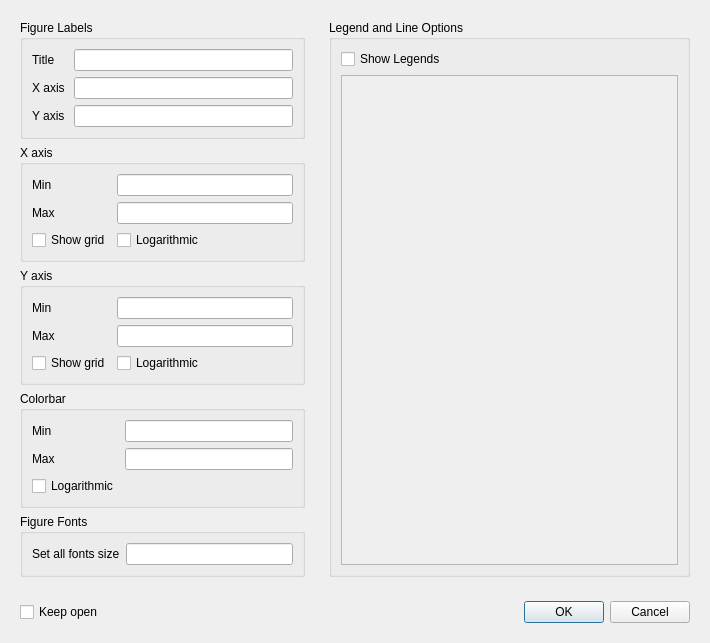
<?xml version="1.0" encoding="UTF-8"?>
<ui version="4.0">
 <class>Dialog</class>
 <widget class="QDialog" name="Dialog">
  <property name="geometry">
   <rect>
    <x>0</x>
    <y>0</y>
    <width>710</width>
    <height>501</height>
   </rect>
  </property>
  <property name="sizePolicy">
   <sizepolicy hsizetype="Preferred" vsizetype="Preferred">
    <horstretch>0</horstretch>
    <verstretch>0</verstretch>
   </sizepolicy>
  </property>
  <property name="windowTitle">
   <string>Plot Options</string>
  </property>
  <layout class="QGridLayout" name="gridLayout_3">
   <item row="0" column="0">
    <widget class="QWidget" name="axis_options" native="true">
     <property name="sizePolicy">
      <sizepolicy hsizetype="Expanding" vsizetype="Expanding">
       <horstretch>4</horstretch>
       <verstretch>1</verstretch>
      </sizepolicy>
     </property>
     <property name="minimumSize">
      <size>
       <width>0</width>
       <height>0</height>
      </size>
     </property>
     <layout class="QVBoxLayout" name="verticalLayout">
      <item>
       <widget class="QGroupBox" name="groupBox">
        <property name="title">
         <string>Figure Labels</string>
        </property>
        <layout class="QGridLayout" name="gridLayout_5">
         <item row="1" column="1">
          <widget class="QLineEdit" name="lneFigureTitle">
           <property name="layoutDirection">
            <enum>Qt::LeftToRight</enum>
           </property>
          </widget>
         </item>
         <item row="2" column="1">
          <widget class="QLineEdit" name="lneXAxisLabel"/>
         </item>
         <item row="5" column="1">
          <widget class="QLineEdit" name="lneYAxisLabel"/>
         </item>
         <item row="1" column="0">
          <widget class="QLabel" name="label">
           <property name="text">
            <string>Title</string>
           </property>
          </widget>
         </item>
         <item row="2" column="0">
          <widget class="QLabel" name="label_3">
           <property name="text">
            <string>X axis </string>
           </property>
          </widget>
         </item>
         <item row="5" column="0">
          <widget class="QLabel" name="label_2">
           <property name="text">
            <string>Y axis</string>
           </property>
          </widget>
         </item>
        </layout>
       </widget>
      </item>
      <item>
       <widget class="QGroupBox" name="groupBox_2">
        <property name="title">
         <string>X axis</string>
        </property>
        <layout class="QGridLayout" name="gridLayout">
         <item row="0" column="0">
          <widget class="QLabel" name="label_4">
           <property name="text">
            <string>Min</string>
           </property>
          </widget>
         </item>
         <item row="0" column="1">
          <widget class="QLineEdit" name="lneXMin">
           <property name="maximumSize">
            <size>
             <width>16777215</width>
             <height>16777215</height>
            </size>
           </property>
          </widget>
         </item>
         <item row="1" column="0">
          <widget class="QLabel" name="label_5">
           <property name="text">
            <string>Max</string>
           </property>
          </widget>
         </item>
         <item row="1" column="1">
          <widget class="QLineEdit" name="lneXMax">
           <property name="maximumSize">
            <size>
             <width>16777215</width>
             <height>16777215</height>
            </size>
           </property>
          </widget>
         </item>
         <item row="2" column="0">
          <widget class="QCheckBox" name="chkXGrid">
           <property name="text">
            <string>Show grid</string>
           </property>
          </widget>
         </item>
         <item row="2" column="1">
          <widget class="QCheckBox" name="chkXLog">
           <property name="text">
            <string>Logarithmic</string>
           </property>
          </widget>
         </item>
        </layout>
       </widget>
      </item>
      <item>
       <widget class="QGroupBox" name="groupBox_3">
        <property name="title">
         <string>Y axis</string>
        </property>
        <layout class="QGridLayout" name="gridLayout_2">
         <item row="0" column="0">
          <widget class="QLabel" name="label_6">
           <property name="text">
            <string>Min</string>
           </property>
          </widget>
         </item>
         <item row="0" column="1">
          <widget class="QLineEdit" name="lneYMin">
           <property name="maximumSize">
            <size>
             <width>16777215</width>
             <height>16777215</height>
            </size>
           </property>
          </widget>
         </item>
         <item row="1" column="0">
          <widget class="QLabel" name="label_7">
           <property name="text">
            <string>Max</string>
           </property>
          </widget>
         </item>
         <item row="1" column="1">
          <widget class="QLineEdit" name="lneYMax">
           <property name="maximumSize">
            <size>
             <width>16777215</width>
             <height>16777215</height>
            </size>
           </property>
           <property name="layoutDirection">
            <enum>Qt::LeftToRight</enum>
           </property>
          </widget>
         </item>
         <item row="2" column="0">
          <widget class="QCheckBox" name="chkYGrid">
           <property name="text">
            <string>Show grid</string>
           </property>
          </widget>
         </item>
         <item row="2" column="1">
          <widget class="QCheckBox" name="chkYLog">
           <property name="text">
            <string>Logarithmic</string>
           </property>
          </widget>
         </item>
        </layout>
       </widget>
      </item>
      <item>
       <widget class="QGroupBox" name="groupBox_4">
        <property name="title">
         <string>Colorbar</string>
        </property>
        <layout class="QGridLayout" name="gridLayout_4">
         <item row="0" column="0">
          <widget class="QLabel" name="lblCMin">
           <property name="text">
            <string>Min</string>
           </property>
          </widget>
         </item>
         <item row="0" column="1">
          <widget class="QLineEdit" name="lneCMin"/>
         </item>
         <item row="1" column="0">
          <widget class="QLabel" name="lblCMax">
           <property name="text">
            <string>Max</string>
           </property>
          </widget>
         </item>
         <item row="1" column="1">
          <widget class="QLineEdit" name="lneCMax"/>
         </item>
         <item row="2" column="0">
          <widget class="QCheckBox" name="chkLogarithmic">
           <property name="text">
            <string>Logarithmic</string>
           </property>
          </widget>
         </item>
        </layout>
       </widget>
      </item>
      <item>
       <widget class="QGroupBox" name="groupBox_5">
        <property name="title">
         <string>Figure Fonts</string>
        </property>
        <layout class="QGridLayout" name="gridLayout">
         <item row="0" column="0">
          <widget class="QLabel" name="lblAllFntSz">
           <property name="text">
            <string>Set all fonts size</string>
           </property>
          </widget>
         </item>
         <item row="0" column="1">
          <widget class="QLineEdit" name="allFntSz">
           <property name="maximumSize">
            <size>
             <width>16777215</width>
             <height>16777215</height>
            </size>
           </property>
          </widget>
         </item>
        </layout>
       </widget>
      </item>
     </layout>
    </widget>
   </item>
   <item row="0" column="1">
    <widget class="QWidget" name="cut_options" native="true">
     <property name="sizePolicy">
      <sizepolicy hsizetype="Expanding" vsizetype="Expanding">
       <horstretch>5</horstretch>
       <verstretch>1</verstretch>
      </sizepolicy>
     </property>
     <property name="minimumSize">
      <size>
       <width>0</width>
       <height>0</height>
      </size>
     </property>
     <property name="layoutDirection">
      <enum>Qt::LeftToRight</enum>
     </property>
     <layout class="QVBoxLayout" name="verticalLayout_3">
      <item>
       <widget class="QGroupBox" name="groupBox_legend">
        <property name="sizePolicy">
         <sizepolicy hsizetype="Expanding" vsizetype="Expanding">
          <horstretch>0</horstretch>
          <verstretch>0</verstretch>
         </sizepolicy>
        </property>
        <property name="minimumSize">
         <size>
          <width>0</width>
          <height>0</height>
         </size>
        </property>
        <property name="title">
         <string>Legend and Line Options</string>
        </property>
        <layout class="QVBoxLayout" name="verticalLayout_2">
         <property name="sizeConstraint">
          <enum>QLayout::SetNoConstraint</enum>
         </property>
         <item>
          <widget class="QCheckBox" name="chkShowLegends">
           <property name="text">
            <string>Show Legends</string>
           </property>
          </widget>
         </item>
         <item>
          <widget class="QScrollArea" name="scrollArea">
           <property name="sizePolicy">
            <sizepolicy hsizetype="Expanding" vsizetype="Expanding">
             <horstretch>1</horstretch>
             <verstretch>1</verstretch>
            </sizepolicy>
           </property>
           <property name="minimumSize">
            <size>
             <width>0</width>
             <height>0</height>
            </size>
           </property>
           <property name="lineWidth">
            <number>0</number>
           </property>
           <property name="horizontalScrollBarPolicy">
            <enum>Qt::ScrollBarAlwaysOff</enum>
           </property>
           <property name="widgetResizable">
            <bool>true</bool>
           </property>
           <property name="alignment">
            <set>Qt::AlignLeading|Qt::AlignLeft|Qt::AlignTop</set>
           </property>
           <widget class="QWidget" name="scrollAreaWidgetContents">
            <property name="geometry">
             <rect>
              <x>0</x>
              <y>0</y>
              <width>341</width>
              <height>378</height>
             </rect>
            </property>
            <layout class="QVBoxLayout" name="verticalLayout_legend">
             <property name="spacing">
              <number>4</number>
             </property>
             <property name="sizeConstraint">
              <enum>QLayout::SetDefaultConstraint</enum>
             </property>
             <property name="leftMargin">
              <number>5</number>
             </property>
             <property name="topMargin">
              <number>5</number>
             </property>
             <property name="bottomMargin">
              <number>5</number>
             </property>
            </layout>
           </widget>
          </widget>
         </item>
        </layout>
       </widget>
      </item>
     </layout>
    </widget>
   </item>
   <item row="1" column="0" colspan="2">
    <widget class="QWidget" name="cut_options" native="true">
     <layout class="QHBoxLayout" name="horizontalLayout_1">
      <item>
       <widget class="QCheckBox" name="keep_open">
        <property name="text">
         <string>Keep open</string>
        </property>
       </widget>
      </item>
      <item>
       <widget class="QDialogButtonBox" name="buttonBox">
        <property name="sizePolicy">
         <sizepolicy hsizetype="Minimum" vsizetype="Fixed">
          <horstretch>0</horstretch>
          <verstretch>0</verstretch>
         </sizepolicy>
        </property>
        <property name="layoutDirection">
         <enum>Qt::LeftToRight</enum>
        </property>
        <property name="standardButtons">
         <set>QDialogButtonBox::Cancel|QDialogButtonBox::Ok</set>
        </property>
       </widget>
      </item>
     </layout>
    </widget>
   </item>
  </layout>
 </widget>
 <resources/>
 <connections/>
</ui>
